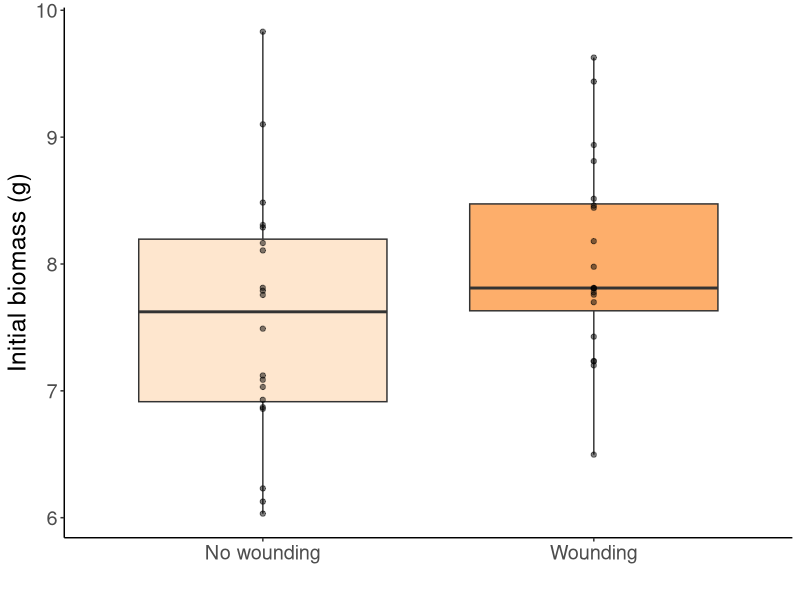
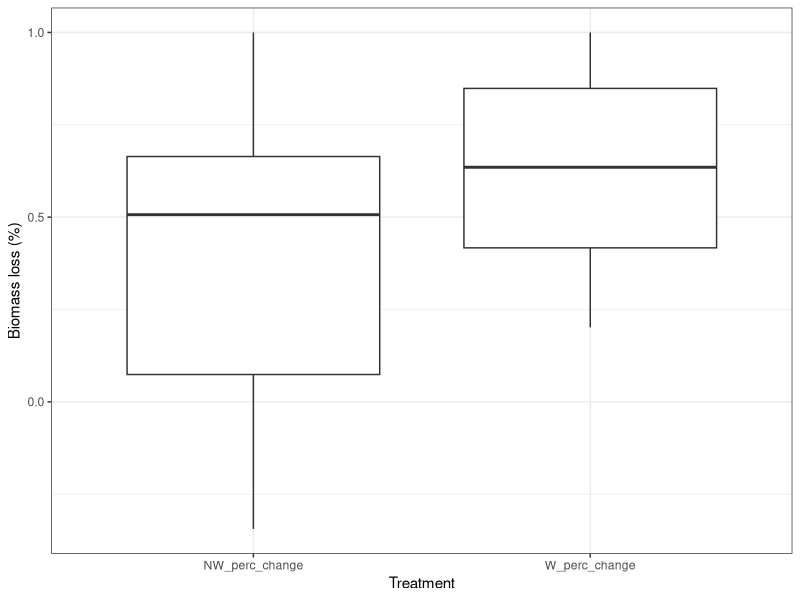
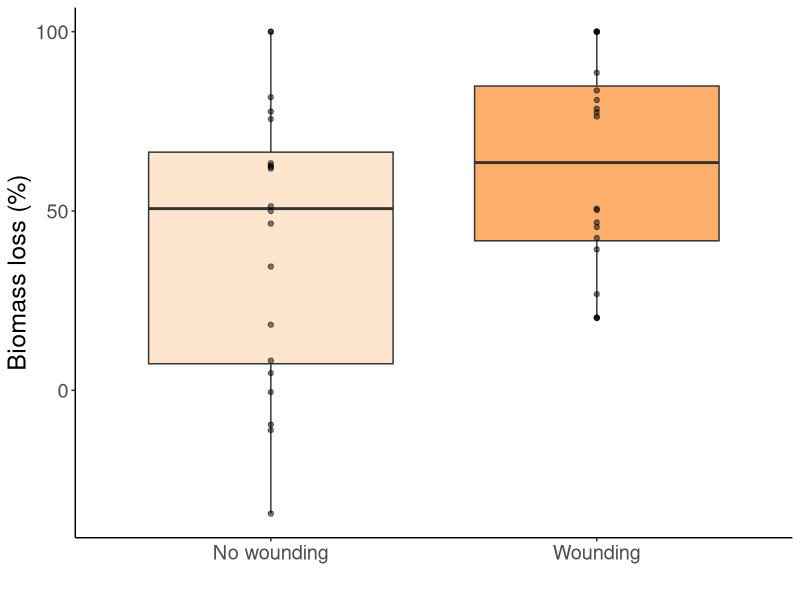
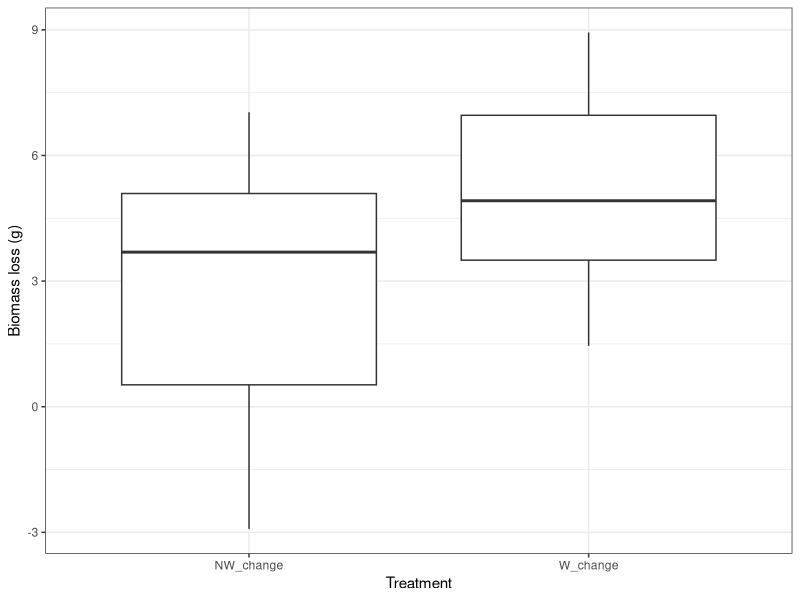
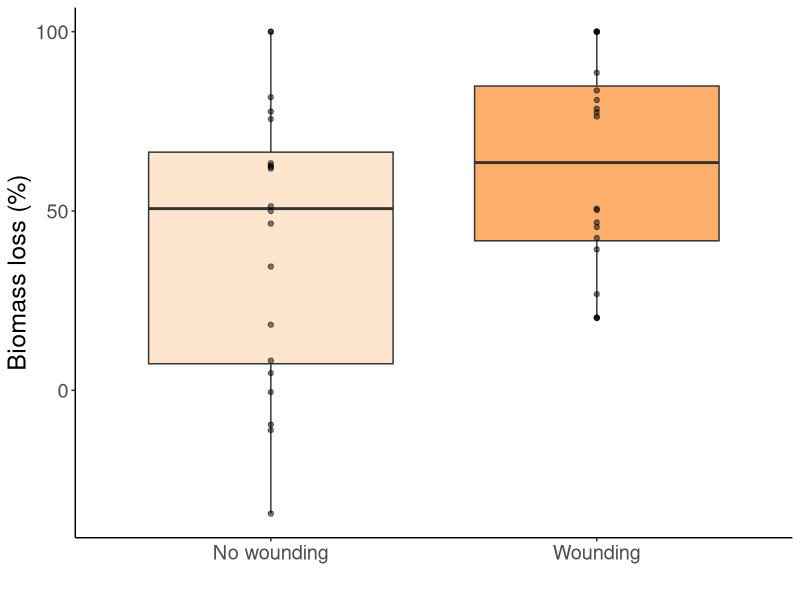

Generate these figures, in order, with R:
## ---- chunk 1
knitr::opts_chunk$set(echo = TRUE)

require(tidyverse)
require(here)
require(nlme)
## ---- chunk 2
algae <- read_csv(here("data/field_experiment/algae_weight.csv"))

size <- read_csv(here("data/field_experiment/colony_specs.csv"))

monitoring <- read_csv(here("data/field_experiment/colony_monitoring.csv"))
## ---- chunk 3
algae %>% 
  select(NW_algae_initial_weight, W_algae_intial_weight, Colony_ID) %>% 
  pivot_longer(cols = c(NW_algae_initial_weight, W_algae_intial_weight),
               names_to = "Treatment", 
               values_to = "Biomass") -> init_biomass

## ---- chunk 4
init_biomass %>% 
  ggplot(aes(x = Treatment, y = Biomass, fill = Treatment)) +
  geom_boxplot() +
  ylab("Initial biomass (g)") +
  scale_fill_brewer(palette="Oranges") + 
  geom_point(alpha = 0.5) +
  theme_classic() +
  theme(text = element_text(size=18), legend.position="none") +
  xlab("") +
  # rename categories
  scale_x_discrete(labels = c('No wounding','Wounding'))

## ---- chunk 5
init.M <- aov(Biomass ~ Treatment, data = init_biomass)
  summary(init.M) # looks okay
## ---- chunk 6
algae %>% 
  mutate(NW_change = NW_algae_initial_weight - NW_final_weight,
         W_change = W_algae_intial_weight - W_final_weight) %>%
  mutate(NW_perc_change = NW_change/NW_algae_initial_weight,
         W_perc_change = W_change/W_algae_intial_weight) %>%
  select(Colony_ID, NW_perc_change, W_perc_change) %>% 
  pivot_longer(cols = c(NW_perc_change, W_perc_change),
               names_to = "Treatment", 
               values_to = "Percent_change") -> perc_change
## ---- chunk 7
perc_change %>% 
  ggplot(aes(x = Treatment, y = Percent_change)) +
  geom_boxplot() +
  ylab("Biomass loss (%)") +
  theme_bw()
## ---- chunk 8
perc_change %>% 
  mutate(Percent_change = 100*Percent_change) %>% 
  ggplot(aes(x = Treatment, y = Percent_change, fill = Treatment)) +
  geom_boxplot() +
  ylab("Biomass loss (%)") +
  scale_fill_brewer(palette="Oranges") + 
  geom_point(alpha = 0.5) +
  theme_classic() +
  theme(text = element_text(size=18), legend.position="none") +
  xlab("") +
  # rename categories
  scale_x_discrete(labels = c('No wounding','Wounding'))

ggsave(here("figures/field_algal_loss.jpg"), height = 4, width = 6)

## ---- chunk 9
m.PercRE <- lme(Percent_change~Treatment, 
                random=~1|Colony_ID, 
                data=perc_change)
  anova(m.PercRE) # Cool! 

  
## ---- chunk 10
algae %>% 
  mutate(NW_change = NW_algae_initial_weight - NW_final_weight,
         W_change = W_algae_intial_weight - W_final_weight) %>%
  select(Colony_ID, NW_change, W_change) %>% 
  pivot_longer(cols = c(NW_change, W_change),
               names_to = "Treatment", 
               values_to = "Biomass_change") -> biom_change
## ---- chunk 11
biom_change %>% 
  ggplot(aes(x = Treatment, y = Biomass_change)) +
  geom_boxplot() +
  ylab("Biomass loss (g)") +
  theme_bw()
## ---- chunk 12
# with random effect
m.BiomRE <- lme(Biomass_change~Treatment, 
                random=~1|Colony_ID, 
                data=biom_change)
  anova(m.BiomRE) # Cool! 
